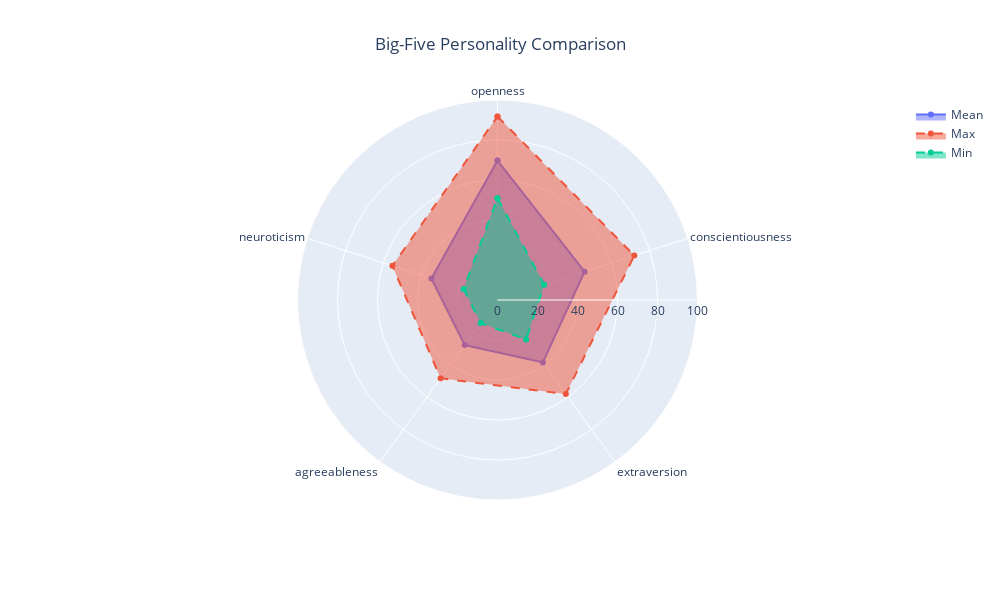

The cell this chart's notebook holds for it:
### Code cell
U.plot_eda_radar(
    df=df, targets=big5_dimensions, title="Big-Five Personality Comparison"
)

### Figure 1 — Plotly figure (JSON) as saved in the notebook; plotly's stock layout.template omitted (floating-point values rounded to 4 significant figures)
{"data": [{"fill": "toself", "name": "Mean", "r": [69.74, 45.79, 38.58, 27.87, 34.75, 69.74], "theta": ["openness", "conscientiousness", "extraversion", "agreeableness", "neuroticism", "openness"], "type": "scatterpolar"}, {"fill": "toself", "line": {"dash": "dash"}, "name": "Max", "r": [91.77, 71.92, 58.11, 48.42, 55.26, 91.77], "theta": ["openness", "conscientiousness", "extraversion", "agreeableness", "neuroticism", "openness"], "type": "scatterpolar"}, {"fill": "toself", "line": {"dash": "dash"}, "name": "Min", "r": [50.91, 24.56, 24.36, 14.26, 17.81, 50.91], "theta": ["openness", "conscientiousness", "extraversion", "agreeableness", "neuroticism", "openness"], "type": "scatterpolar"}], "layout": {"height": 600, "margin": {"b": 100, "l": 100, "r": 100, "t": 100}, "polar": {"angularaxis": {"direction": "clockwise", "rotation": 90}, "radialaxis": {"range": [0, 100], "visible": true}}, "showlegend": true, "title": {"text": "Big-Five Personality Comparison", "x": 0.5}, "width": 1000}}
